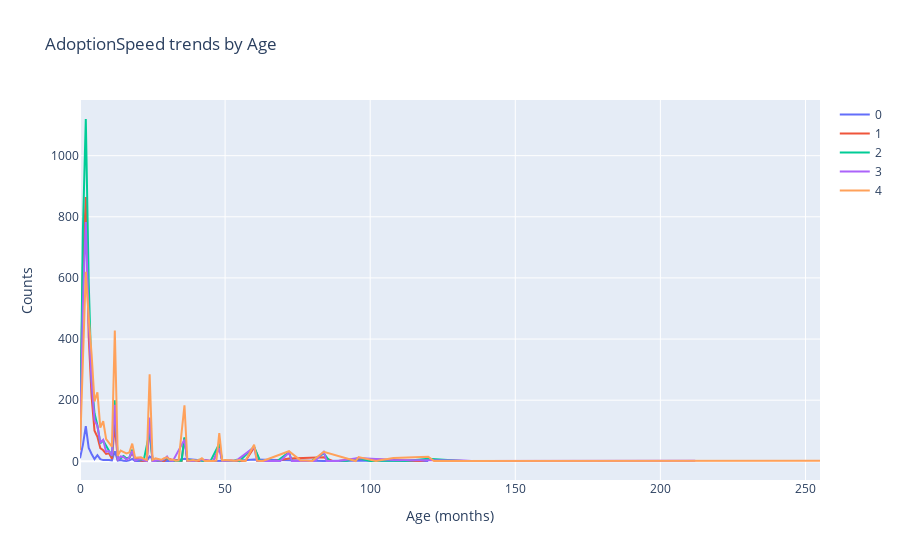

The notebook cell this image was saved under:
### Code cell
data = []
for i in range(5):
    df = train.loc[train['AdoptionSpeed'] == i]
    data.append(go.Scatter(
        x = df['Age'].value_counts().sort_index().index,
        y = df['Age'].value_counts().sort_index().values,
        name = str(i)
    ))
    
layout = go.Layout(dict(title = "AdoptionSpeed trends by Age",
                  xaxis = dict(title = 'Age (months)'),
                  yaxis = dict(title = 'Counts'),
                  )
                  )
py.iplot(dict(data = data, layout = layout), filename = 'basic-line')

### Figure 1 — Plotly figure (JSON) as saved in the notebook; plotly's stock layout.template omitted (floating-point values rounded to 4 significant figures)
{"data": [{"name": "0", "type": "scatter", "x": [0, 1, 2, 3, 4, 5, 6, 7, 8, 9, 10, 11, 12, 13, 14, 15, 16, 17, 18, 19, 21, 22, 23, 24, 26, 27, 28, 29, 30, 32, 36, 44, 48, 53, 54, 60, 72, 78, 82, 84, 96, 112, 120], "y": [10, 54, 115, 44, 24, 7, 20, 7, 4, 5, 4, 3, 33, 2, 4, 2, 1, 3, 8, 1, 1, 1, 1, 16, 1, 1, 2, 1, 2, 1, 8, 1, 2, 1, 2, 6, 4, 1, 1, 1, 3, 1, 1]}, {"name": "1", "type": "scatter", "x": [0, 1, 2, 3, 4, 5, 6, 7, 8, 9, 10, 11, 12, 13, 14, 15, 16, 17, 18, 19, 20, 21, 22, 23, 24, 25, 27, 28, 29, 30, 32, 35, 36, 37, 38, 39, 41, 42, 46, 48, 49, 50, 51, 52, 53, 54, 55, 56, 57, 60, 62, 63, 65, 67, 72, 84, 87, 89, 96, 108, 117, 120, 132, 147], "y": [50, 643, 865, 408, 211, 100, 80, 43, 36, 24, 26, 8, 121, 7, 11, 16, 9, 11, 27, 7, 8, 2, 2, 2, 110, 2, 2, 2, 1, 10, 4, 1, 77, 2, 1, 1, 1, 4, 1, 47, 1, 2, 2, 3, 2, 2, 1, 1, 1, 45, 1, 1, 1, 1, 9, 13, 1, 1, 8, 3, 1, 5, 1, 1]}, {"name": "2", "type": "scatter", "x": [0, 1, 2, 3, 4, 5, 6, 7, 8, 9, 10, 11, 12, 13, 14, 15, 16, 17, 18, 19, 20, 21, 22, 24, 25, 26, 27, 28, 29, 30, 31, 32, 33, 34, 35, 36, 37, 38, 39, 41, 42, 45, 48, 49, 50, 51, 53, 54, 55, 60, 62, 64, 65, 67, 68, 72, 73, 74, 76, 77, 78, 80, 84, 86, 88, 91, 92, 96, 100, 108, 112, 120, 132, 144, 156], "y": [44, 754, 1120, 586, 265, 157, 117, 59, 68, 51, 37, 17, 200, 9, 10, 17, 9, 12, 38, 4, 5, 5, 5, 97, 2, 1, 3, 2, 6, 11, 2, 3, 2, 2, 2, 78, 2, 4, 1, 5, 2, 1, 58, 1, 1, 1, 2, 5, 1, 48, 2, 2, 3, 1, 1, 30, 1, 1, 1, 3, 1, 2, 26, 1, 1, 1, 2, 10, 1, 3, 1, 8, 1, 1, 1]}, {"name": "3", "type": "scatter", "x": [0, 1, 2, 3, 4, 5, 6, 7, 8, 9, 10, 11, 12, 13, 14, 15, 16, 17, 18, 19, 20, 21, 22, 23, 24, 25, 26, 27, 28, 29, 30, 31, 32, 36, 37, 39, 42, 45, 46, 48, 49, 50, 51, 52, 53, 54, 60, 61, 62, 64, 66, 67, 69, 72, 73, 75, 81, 84, 85, 89, 96, 108, 120, 132, 135, 144, 168, 180, 212], "y": [39, 511, 783, 458, 260, 135, 115, 62, 70, 31, 34, 18, 185, 4, 16, 14, 5, 12, 34, 2, 6, 7, 3, 1, 143, 1, 1, 3, 2, 7, 16, 2, 1, 71, 1, 1, 6, 1, 3, 42, 1, 1, 1, 1, 1, 3, 46, 1, 2, 1, 1, 1, 1, 28, 1, 1, 1, 31, 1, 1, 11, 4, 4, 3, 1, 1, 1, 1, 2]}, {"name": "4", "type": "scatter", "x": [0, 1, 2, 3, 4, 5, 6, 7, 8, 9, 10, 11, 12, 13, 14, 15, 16, 17, 18, 19, 20, 21, 22, 23, 24, 25, 26, 27, 28, 29, 30, 31, 32, 33, 34, 36, 37, 38, 39, 40, 41, 42, 43, 46, 47, 48, 49, 50, 51, 53, 54, 55, 56, 57, 60, 61, 62, 63, 72, 76, 78, 80, 84, 95, 96, 102, 108, 120, 122, 123, 132, 144, 180, 212, 238, 255], "y": [36, 342, 620, 470, 349, 196, 226, 110, 131, 73, 61, 48, 428, 18, 35, 30, 26, 29, 58, 12, 13, 13, 8, 4, 285, 5, 10, 8, 5, 10, 13, 5, 6, 2, 3, 183, 2, 3, 4, 2, 4, 10, 1, 1, 2, 92, 3, 4, 3, 2, 3, 4, 2, 1, 54, 2, 1, 1, 33, 3, 3, 1, 31, 1, 14, 1, 11, 15, 1, 1, 3, 2, 1, 1, 1, 2]}], "layout": {"title": {"text": "AdoptionSpeed trends by Age"}, "xaxis": {"title": {"text": "Age (months)"}}, "yaxis": {"title": {"text": "Counts"}}}}
